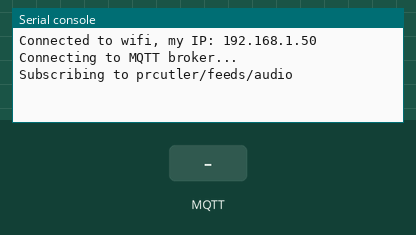
Simulated run of this program. Board: CircuitPython board. Parts: the last lines printed to the serial console. Inputs (shaded band) come from the test bench. No MQTT or app messages arrive unless stated; values from a settings file that is not in the repository are placeholders.

Above: at 2.7 s.
2.8 s: MQTT message "1" arrives on the first subscribed topic
At 3.6 s:
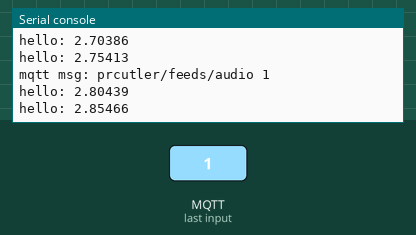
4.3 s: MQTT message "on" arrives on the first subscribed topic
At 5.2 s:
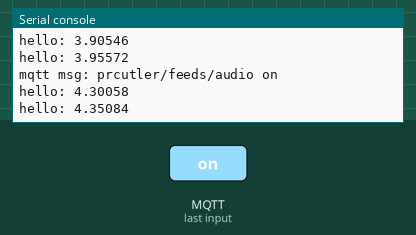
5.8 s: MQTT message "off" arrives on the first subscribed topic
At 6.7 s:
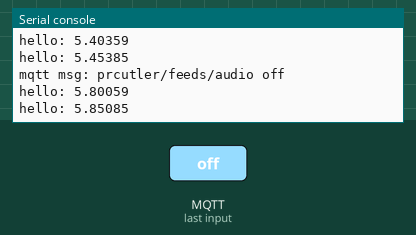
Timing chart, 0 to 8.8 s (numbered marks = the images above; inputs shaded):
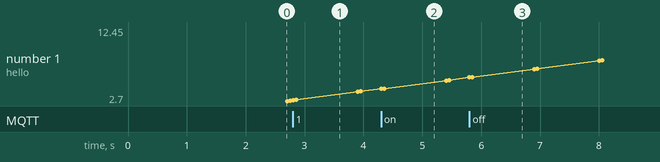

The program:

async.py
```python
# mqtt_asyncio_test.py -- try to run mqtt_client.loop() in asyncio without blocking other tasks
# 2 Sep 2023 - @todbot / Tod Kurt
# Note: looks like you need to set "socket_timemout" when creating mqtt_client
#       otherwise it blocks other asyncio tasks
import asyncio
import os
import socketpool
import ssl
import time
import wifi

import adafruit_minimqtt.adafruit_minimqtt as MQTT

mqtt_topic = "prcutler/feeds/audio"

wifi.radio.connect(os.getenv('CIRCUITPY_WIFI_SSID'),
                   os.getenv('CIRCUITPY_WIFI_PASSWORD'))
pool = socketpool.SocketPool(wifi.radio)
ssl_context = ssl.create_default_context()
print("Connected to wifi, my IP:", wifi.radio.ipv4_address)


def connected(client, userdata, flags, rc):
    print("Subscribing to %s" % mqtt_topic)
    client.subscribe(mqtt_topic)


def disconnected(client, userdata, rc):
    print("Disconnected from MQTT Broker!")


def message(client, topic, message):
    print("mqtt msg:", topic, message)


async def update_network():
    mqtt_client = MQTT.MQTT(
        broker="io.adafruit.com",
        port=1883,
        username = os.getenv('AIO_USERNAME'),
        password = os.getenv('AIO_KEY'),
        socket_pool=pool,
        ssl_context=ssl_context,
        is_ssl=False,
        socket_timeout=0.01  # apparently socket recvs even block asyncio
    )

    mqtt_client.on_connect = connected
    mqtt_client.on_disconnect = disconnected
    mqtt_client.on_message = message

    print("Connecting to MQTT broker...")
    mqtt_client.connect()

    while True:
        try:
            mqtt_client.loop()
        except RuntimeError or ConnectionError:
            await asyncio.sleep(10)
            mqtt_client.connect()
            mqtt_client.loop()
        await asyncio.sleep(0.1)


async def update_ui():
    # this is where you'd update your screen at a regular framerate
    while True:
        print("hello:", time.monotonic())
        await asyncio.sleep(0.05) # 20 Hz update rate


async def main():
    net_task = asyncio.create_task(update_network())
    ui_task = asyncio.create_task(update_ui())
    await asyncio.gather(net_task, ui_task)

asyncio.run(main())
```

Measured:
- after the input at 2.8 s, the serial console: prints a new line at once (image 1)
- after the input at 4.3 s, the serial console: prints a new line at once (image 2)
- after the input at 5.8 s, the serial console: prints a new line at once (image 3)
- plotted number 1: 2.75 → 3.96 after the input at 2.8 s, 3.96 → 5.45 after the input at 4.3 s, 5.45 → 12.45 after the input at 5.8 s
